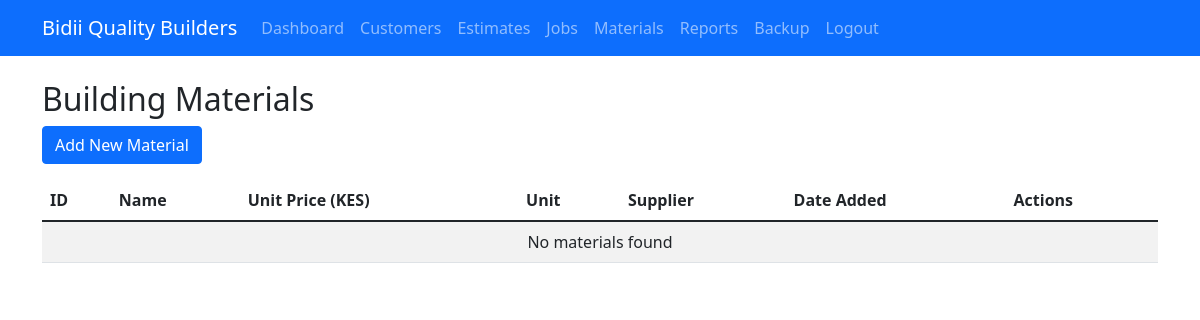
The page /materials/ (signed in) on the database as committed earlier.
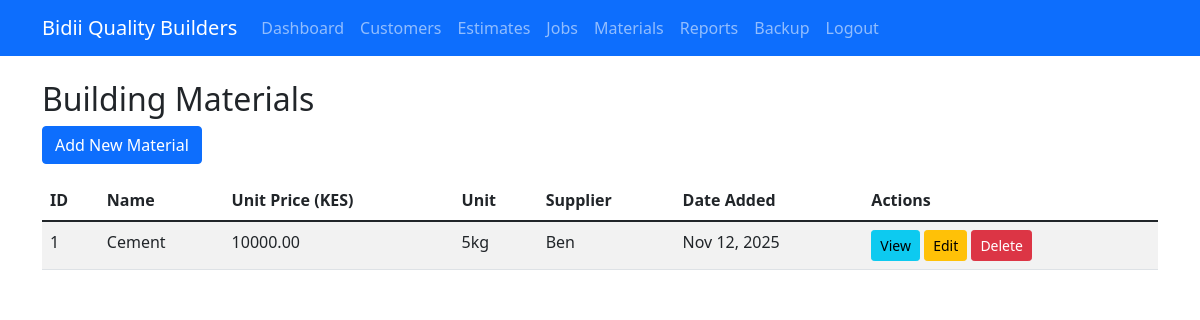
The same page on the database as committed later.
### bidii_builders/models.py (models this page shows, shortened)
class Material(models.Model):
    name = models.CharField(max_length=100)
    unit_price = models.DecimalField(max_digits=10, decimal_places=2)
    unit = models.CharField(max_length=20)
    supplier = models.CharField(max_length=100)
    created_at = models.DateTimeField(auto_now_add=True)

### bidii_builders/views.py (the view)
# urls.py: path('materials/', views.material_list, name='material_list'),
@login_required
def material_list(request):
    if not request.user.is_staff:
        return redirect('customer_dashboard')
    materials = Material.objects.all()
    return render(request, 'bidii_builders/materials/list.html', {'materials': materials})

### templates/bidii_builders/materials/list.html (shortened to what this page needs)
{% extends 'base.html' %}
{% block content %}
<div class="row">
    <div class="col-md-12">
        <h2>Building Materials</h2>
        <a href="{% url 'material_create' %}" class="btn btn-primary mb-3">Add New Material</a>
    </div>
</div>
<div class="row">
    <div class="col-md-12">
        <table class="table table-striped">
            <thead>
                <tr>
                    <th>ID</th>
                    <th>Name</th>
                    <th>Unit Price (KES)</th>
                    <th>Unit</th>
                    <th>Supplier</th>
                    <th>Date Added</th>
                    <th>Actions</th>
                </tr>
            </thead>
            <tbody>
                {% for material in materials %}
                <tr>
                    <td>{{ material.id }}</td>
                    <td>{{ material.name }}</td>
                    <td>{{ material.unit_price|floatformat:2 }}</td>
                    <td>{{ material.unit }}</td>
                    <td>{{ material.supplier }}</td>
                    <td>{{ material.created_at|date:"M d, Y" }}</td>
                    <td>
                        <a href="{% url 'material_detail' material.id %}" class="btn btn-sm btn-info">View</a>
                        <a href="{% url 'material_update' material.id %}" class="btn btn-sm btn-warning">Edit</a>
                        <a href="{% url 'material_delete' material.id %}" class="btn btn-sm btn-danger">Delete</a>
                    </td>
                </tr>
                {% empty %}
                <tr>
                    <td colspan="7" class="text-center">No materials found</td>
                </tr>
                {% endfor %}
            </tbody>
        </table>
    </div>
</div>
{% endblock %}

Rows that differ between the two databases and show on the page:
added Material: id "1", name "Cement", unit_price "10000.00", unit "5kg", supplier "Ben", created_at "Nov 12, 2025"
Other text that changed with them:
text no longer shown: "No materials found"
